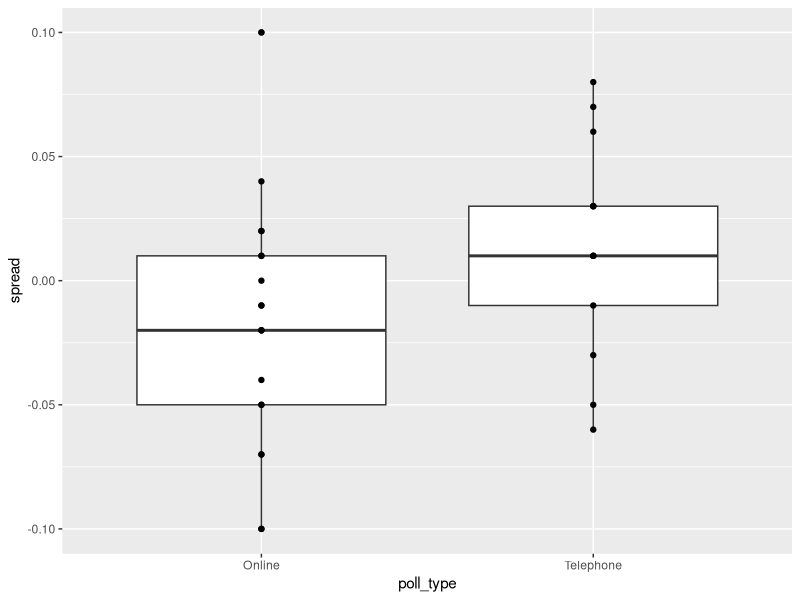

The R script that drew this image: (Note: this script raises an error after producing the figure.)
# suggested libraries and options
library(tidyverse)
options(digits = 3)

#load brexit_polls object
library(dslabs)
data("brexit_polls")

#Final Brexit parameters
p <- 0.481 # official proportion voting "Remain"
d <- 2*p-1 # official spread

#sample of poll 1500 voters
N <- 1500
p*N # expected total number of voter in the sample
sqrt(N)*sqrt(p*(1-p)) # standard error of total number of voters
sqrt(p*(1-p)/N) # standard error of proportion of Remain voters
d <- 2*p-1 # expected value of d
2*sqrt(p*(1-p)/N) # standard error of d

#Analysis brexit polls
head(brexit_polls)
brexit_polls <- brexit_polls %>% mutate(x_hat =(spread+1)/2) # addition of fraction remain
brexit_polls %>% summarize(mean(spread), sd(spread), mean(x_hat), sd(x_hat)) # average of the observed spreads

#Confidence intervals for Brexit polls
brexit_polls[1,] %>% summarize(x_hat - qnorm(0.975) *sqrt(x_hat*(1-x_hat)/samplesize)) # lower bound 95% confidence interval
brexit_polls[1,] %>% summarize(x_hat + qnorm(0.975) *sqrt(x_hat*(1-x_hat)/samplesize)) # upper bound 95% confidence interval

#June polls: confidence intervals that contain the real result
june_polls <- brexit_polls %>% filter(enddate > "2016-06-01")
june_polls <- june_polls %>% mutate(se_x_hat = sqrt(x_hat*(1-x_hat)/samplesize), 
                                    se_spread = 2* se_x_hat, lower = spread - qnorm(0.975)*se_spread, 
                                    upper = spread + qnorm(0.975)*se_spread)
june_polls <- june_polls %>% mutate(hit = lower < d & upper > d)
june_polls %>% summarize(mean(lower<0 & upper >0)) # proportion of confidence intervals containing 0
june_polls %>% summarize(mean(lower>0 & upper >0)) # proportion of confidence intervals entirely above 0

june_polls %>% summarize(mean(hit)) # proportion of confidence intervals containing d

#pollster to pollster variability

june_polls %>% group_by(pollster) %>% summarize(n= n(), hits = mean(hit)) %>% arrange(desc(hits))

one_poll <- sample(c(1,0), N, replace = TRUE, prob = c(p,1-p))


#Boxplot of Brexit polls by poll type

june_polls %>% ggplot(aes(x = poll_type, y = spread)) + geom_boxplot() + geom_point()

#Combined spread across poll type

combined_by_type <- june_polls %>%
  group_by(poll_type) %>%
  summarize(N = sum(samplesize),
                 spread = sum(spread*samplesize)/N,
                 p_hat = (spread + 1)/2)
conf_combined <- combined_by_type %>% 
  group_by(poll_type)%>%
  summarize(lower = spread - qnorm(0.975) * 2*sqrt(p_hat*(1-p_hat)/N),
            upper = spread + qnorm(0.975) * 2*sqrt(p_hat*(1-p_hat)/N)) # confidence intervals for total per type

#Chi-squared p-value

brexit_hit <- brexit_polls %>%
  mutate(p_hat = (spread + 1)/2,
         se_spread = 2*sqrt(p_hat*(1-p_hat)/samplesize),
         spread_lower = spread - qnorm(.975)*se_spread,
         spread_upper = spread + qnorm(.975)*se_spread,
         hit = spread_lower < -0.038 & spread_upper > -0.038) %>%
  select(poll_type, hit)
brexit_hit

two_by_two_brexit <- brexit_hit %>% 
  group_by(poll_type, hit) %>% 
  summarize(num = n()) %>% 
  spread(poll_type, num)
two_by_two_brexit

chisq_test_brexit <- chisq.test(two_by_two_brexit)
chisq_test_brexit$p.value

# which poll type has a higher probability of having a confidence interval covering the
#correct value of the spread

hit_rate <- brexit_hit %>%
  group_by(poll_type) %>%
  summarize(avg = mean(hit))
hit_rate$avg[hit_rate$poll_type == "Online"] > hit_rate$avg[hit_rate$poll_type == "Telephone"]

# statistically significant
chisq.test(brexit_chisq)$p.value < 0.05

#odd ratio

ratio_hit_online <- two_by_two_brexit[2,2]/(two_by_two_brexit[2,2]+two_by_two_brexit[1,2])/(two_by_two_brexit[1,2]/(two_by_two_brexit[2,2]+two_by_two_brexit[1,2]))
ratio_hit_online
ratio_hit_telephone <- two_by_two_brexit[2,3]/(two_by_two_brexit[2,3]+two_by_two_brexit[1,3])/(two_by_two_brexit[1,3]/(two_by_two_brexit[2,3]+two_by_two_brexit[1,3]))
ratio_hit_telephone

odd_ratio <- ratio_hit_online/ratio_hit_telephone
odd_ratio

# spread over time

brexit_polls %>% 
  ggplot(aes(x = enddate, y = spread, color = poll_type)) + 
  geom_smooth(method = "loess", span = 0.4) +
  geom_point()

# plotting raw percentages over time

brexit_long <- brexit_polls %>%
  gather(vote, proportion, "remain":"undecided") %>%
  mutate(vote = factor(vote))

brexit_long %>% ggplot(aes(x = enddate, y = proportion, color = vote)) +
  geom_smooth(method = "loess", span = 0.3) +
  geom_point()
